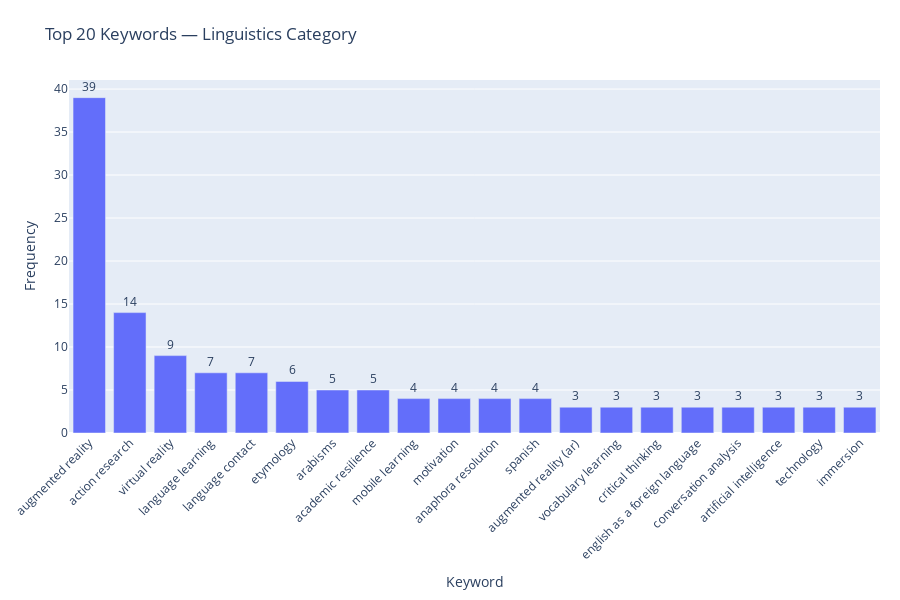
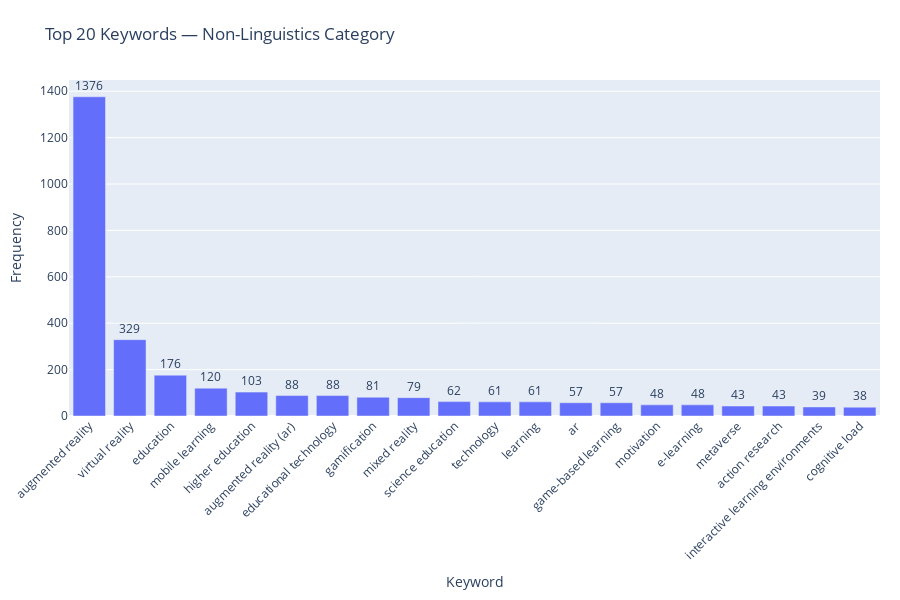

Source (notebook cell) for these figures, in order:
### Code cell
import pandas as pd
import re
from collections import Counter
import plotly.express as px

# 1️⃣ 读取数据
cexr = pd.read_csv("cexr.csv")

# 2️⃣ 标记是否属于 Linguistics 类别
cexr['is_linguistics'] = cexr['WoS Categories'].astype(str).str.contains(
    r"\blinguistics\b|\blanguage and linguistics\b", regex=True, case=False, na=False
)

# 3️⃣ 拆分关键词函数
def get_keywords(series):
    keywords = []
    for item in series.dropna():
        for kw in re.split(r'[;,]', str(item)):
            kw = kw.strip().lower()
            if kw:
                keywords.append(kw)
    return Counter(keywords)

# 4️⃣ 分别统计 Linguistics 与 Non-Linguistics
linguistics_kw = get_keywords(cexr.loc[cexr['is_linguistics'], 'Author Keywords'])
non_linguistics_kw = get_keywords(cexr.loc[~cexr['is_linguistics'], 'Author Keywords'])

# 5️⃣ 取前 20
linguistics_top20 = pd.DataFrame(linguistics_kw.most_common(20), columns=['Keyword', 'Frequency'])
non_linguistics_top20 = pd.DataFrame(non_linguistics_kw.most_common(20), columns=['Keyword', 'Frequency'])

# 6️⃣ 绘图 1：Linguistics 类别前 20
fig1 = px.bar(
    linguistics_top20,
    x='Keyword',
    y='Frequency',
    title='Top 20 Keywords — Linguistics Category',
    text='Frequency'
)
fig1.update_traces(textposition='outside')
fig1.update_layout(xaxis_tickangle=-45, height=600, margin=dict(l=60, r=20, t=80, b=120))
fig1.show()

# 7️⃣ 绘图 2：Non-Linguistics 类别前 20
fig2 = px.bar(
    non_linguistics_top20,
    x='Keyword',
    y='Frequency',
    title='Top 20 Keywords — Non-Linguistics Category',
    text='Frequency'
)
fig2.update_traces(textposition='outside')
fig2.update_layout(xaxis_tickangle=-45, height=600, margin=dict(l=60, r=20, t=80, b=120))
fig2.show()

### Figure 1 — Plotly figure (JSON) as saved in the notebook; plotly's stock layout.template omitted (floating-point values rounded to 4 significant figures)
{"data": [{"alignmentgroup": "True", "hovertemplate": "Keyword=%{x}<br>Frequency=%{text}<extra></extra>", "legendgroup": "", "marker": {"color": "#636efa", "pattern": {"shape": ""}}, "name": "", "offsetgroup": "", "orientation": "v", "showlegend": false, "text": [39, 14, 9, 7, 7, 6, 5, 5, 4, 4, 4, 4, 3, 3, 3, 3, 3, 3, 3, 3], "textposition": "outside", "type": "bar", "x": ["augmented reality", "action research", "virtual reality", "language learning", "language contact", "etymology", "arabisms", "academic resilience", "mobile learning", "motivation", "anaphora resolution", "spanish", "augmented reality (ar)", "vocabulary learning", "critical thinking", "english as a foreign language", "conversation analysis", "artificial intelligence", "technology", "immersion"], "xaxis": "x", "y": [39, 14, 9, 7, 7, 6, 5, 5, 4, 4, 4, 4, 3, 3, 3, 3, 3, 3, 3, 3], "yaxis": "y"}], "layout": {"barmode": "relative", "height": 600, "legend": {"tracegroupgap": 0}, "margin": {"b": 120, "l": 60, "r": 20, "t": 80}, "title": {"text": "Top 20 Keywords — Linguistics Category"}, "xaxis": {"anchor": "y", "domain": [0, 1], "tickangle": -45, "title": {"text": "Keyword"}}, "yaxis": {"anchor": "x", "domain": [0, 1], "title": {"text": "Frequency"}}}}

### Figure 2 — Plotly figure (JSON) as saved in the notebook; plotly's stock layout.template omitted (floating-point values rounded to 4 significant figures)
{"data": [{"alignmentgroup": "True", "hovertemplate": "Keyword=%{x}<br>Frequency=%{text}<extra></extra>", "legendgroup": "", "marker": {"color": "#636efa", "pattern": {"shape": ""}}, "name": "", "offsetgroup": "", "orientation": "v", "showlegend": false, "text": [1376, 329, 176, 120, 103, 88, 88, 81, 79, 62, 61, 61, 57, 57, 48, 48, 43, 43, 39, 38], "textposition": "outside", "type": "bar", "x": ["augmented reality", "virtual reality", "education", "mobile learning", "higher education", "augmented reality (ar)", "educational technology", "gamification", "mixed reality", "science education", "technology", "learning", "ar", "game-based learning", "motivation", "e-learning", "metaverse", "action research", "interactive learning environments", "cognitive load"], "xaxis": "x", "y": [1376, 329, 176, 120, 103, 88, 88, 81, 79, 62, 61, 61, 57, 57, 48, 48, 43, 43, 39, 38], "yaxis": "y"}], "layout": {"barmode": "relative", "height": 600, "legend": {"tracegroupgap": 0}, "margin": {"b": 120, "l": 60, "r": 20, "t": 80}, "title": {"text": "Top 20 Keywords — Non-Linguistics Category"}, "xaxis": {"anchor": "y", "domain": [0, 1], "tickangle": -45, "title": {"text": "Keyword"}}, "yaxis": {"anchor": "x", "domain": [0, 1], "title": {"text": "Frequency"}}}}
